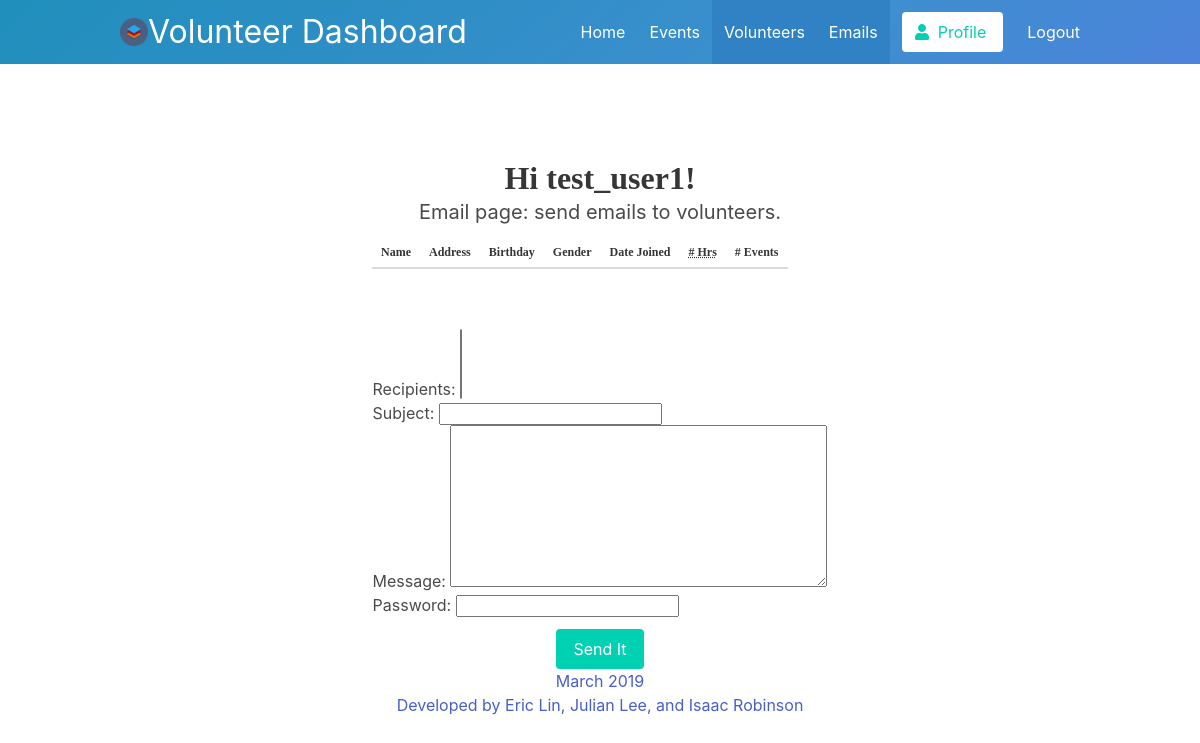
Page /emails/ (signed in) on the earlier database version.
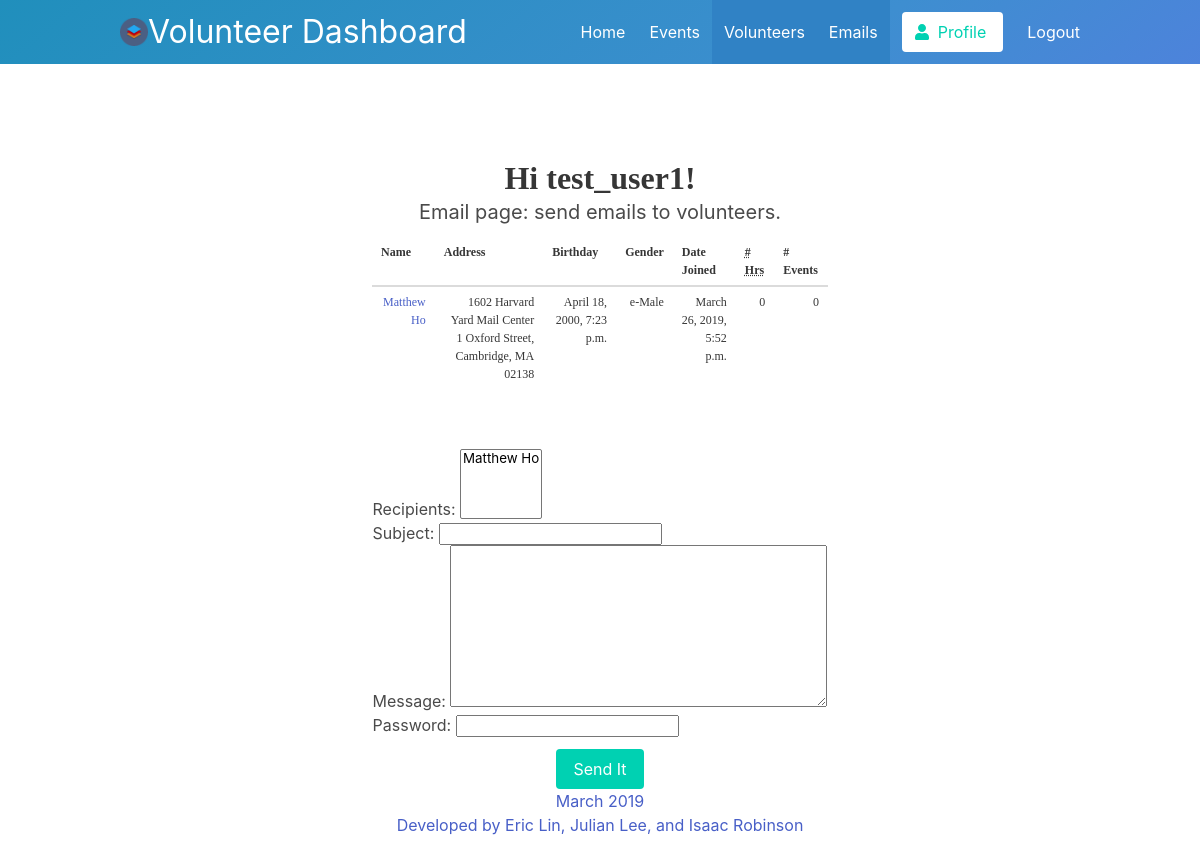
Same page on the later database version.
### volunteers/models.py (models this page shows)
class Volunteer(models.Model):		# To store events
 	name = models.CharField(max_length=256)
 	address = models.CharField(max_length=256)
 	birthday = models.DateTimeField(default=timezone.now)	# default is today
 	gender = models.CharField(max_length=16)
 	email = models.EmailField()
 	date_joined = models.DateTimeField(default=timezone.now)  # keeps track of when they joined
 	num_hours = models.IntegerField(default=0)
 	num_events = models.IntegerField(default=0)
 	def __str__(self):
 		return self.name

### emails/views.py (the view, shortened to what this page needs)
def index(request):
    context = {'volunteers': Volunteer.objects.all(), 'form': EmailForm}
    if request.method == 'GET':
        return render (request, 'emails.html', context)
    return render(request, 'emails.html',context)

### templates/emails.html (shortened to what this page needs)
{% extends 'base.html' %}
{% block content %}
	{% if user.is_authenticated %}
    <section class="section">
      <div class="hero-body">
        <div class="container has-text-centered">
          <h1 class="title">
            Hi {{ user.username }}!
          </h1>
          <h2 class="subtitle">
            Email page: send emails to volunteers.
          </h2>
        </div>
        <div class="container has-text-centered">
          <div class="column is-6 is-offset-3">
            <table class="table">
              <thead>
                <tr>
                  <th> Name </th>
                  <th> Address </th>
                  <th> Birthday </th>
                  <th> Gender </th>
                  <th> Date Joined </th>
                  <th> <abbr title="Total hours volunteered"> # Hrs </abbr> </th>
                  <th> <abbr title="Number of events attended"> </abbr> # Events </th>
                </tr>
              </thead>
              <tbody>
                {% for volunteer in volunteers %}
                  <tr>
                    <td><a href="{% url 'edit_volunteer' %}?id={{volunteer.id}}"> {{volunteer.name}} </a></td>
                    <td> {{volunteer.address}} </td>
                    <td> {{volunteer.birthday}} </td>
                    <td> {{volunteer.gender}} </td>
                    <td> {{volunteer.date_joined}} </td>
                    <td> {{volunteer.num_hours}} </td>
                    <td> {{volunteer.num_events}} </td>
                  </tr>
                {% endfor %}
              </tbody>
            </table>
          </div>
        </div>
      </div>
      <form method="post">
        <div class="field is-grouped is-grouped-centered">
          <div class="control">
            {{ form.as_p }}
          </div>
        </div>
        <div class="field is-grouped is-grouped-centered">
          <div class="control">
            <button type="submit" class="button is-primary">Send It</button>
          </div>
        </div>
      </form>
      <div class="hero-foot is-light has-text-centered">
        <a>
          March 2019 <br>
          Developed by Eric Lin, Julian Lee, and Isaac Robinson
        </a>
      </div>
    </section>
	{% endif %}
{% endblock %}

Differences in the rows shown:
added Volunteer: name "Matthew Ho", address "1602 Harvard Yard Mail Center 1 Oxford Street, Cambridge, MA 02138", birthday "April 18, 2000, 7:23 p.m.", gender "e-Male", date_joined "March 26, 2019, 5:52 p.m.", num_hours "0", num_events "0"
Other differences:
form field recipients: (not shown) → "Matthew Ho"
